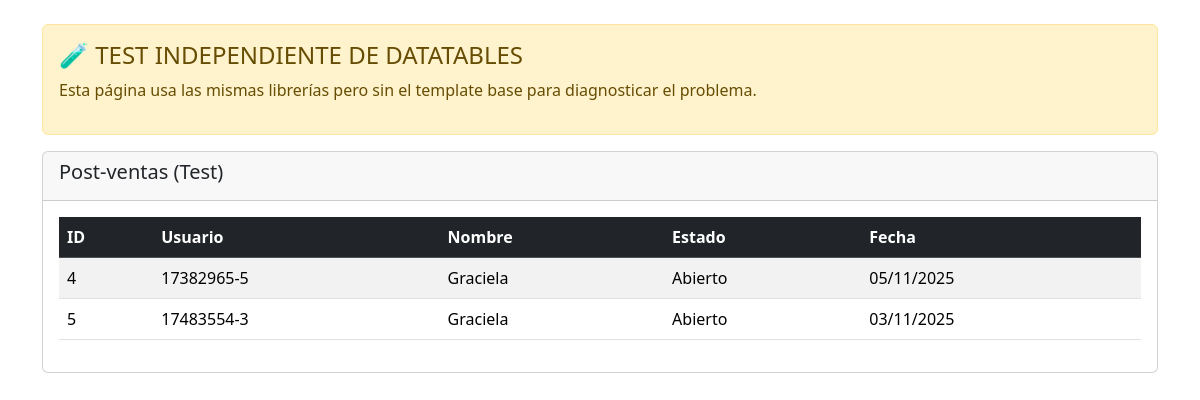
Page /test-datatables-independent/ on the earlier database version.
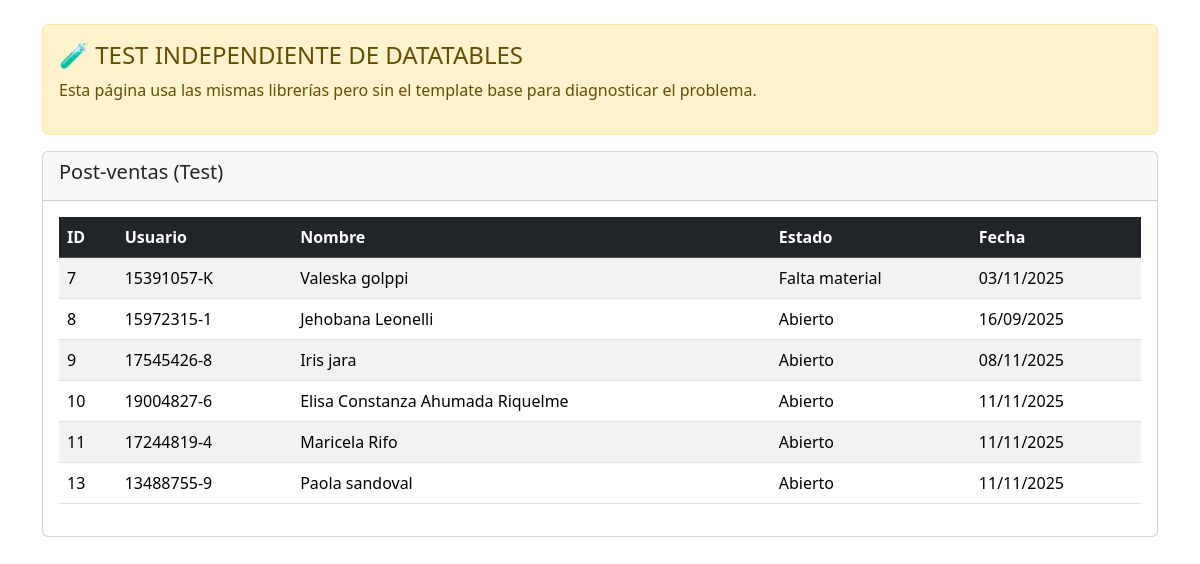
Same page on the later database version.
### postventa/models.py (models this page shows, shortened)
class PostVenta(models.Model):
    TIPO_POSTVENTA_CHOICES = [
        ('calefont', 'Calefont'),
        ('filtracion', 'Filtración de agua'),
        ('iluminaria', 'Iluminaria / Electricidad'),
        ('grietas', 'Grietas en muros o techos'),
        ('pintura', 'Pintura / Terminaciones'),
        ('puertas', 'Puertas o ventanas'),
        ('carpinteria', 'Carpintería / Muebles'),
        ('vidrios', 'Vidrios / Aluminio'),
        ('banio_cocina', 'Baños y cocina'),
    ]
    ESTADO_CHOICES = [
        ('abierto', 'Abierto'),
        ('en_curso', 'En curso'),
        ('falta_material', 'Falta material'),
        ('cerrado', 'Cerrado'),
    ]
    usuario = models.ForeignKey(User, on_delete=models.CASCADE)
    nombre_remitente = models.CharField(max_length=255)
    direccion_vivienda = models.CharField(max_length=255)
    numero_contacto = models.CharField(max_length=15)
    tipo_postventa = models.ManyToManyField('TipoPostVenta')
    estado = models.CharField(max_length=20, choices=ESTADO_CHOICES, default='abierto')
    fecha_envio_correo = models.DateField(default=timezone.now)
    numero_seguimiento = models.CharField(max_length=50, blank=True, null=True)
    observaciones = models.TextField(blank=True, null=True)
    comentarios = models.TextField(blank=True, null=True)
    fecha_cierre = models.DateField(blank=True, null=True)

### postventa/views.py (the view)
# urls.py: path('test-datatables-independent/', test_datatables_independent, name='test_datatables_independent'),
def test_datatables_independent(request):
    from .models import PostVenta
    postventas = PostVenta.objects.all()[:20]  # Solo primeros 20 registros
    return render(request, 'test_datatables_independent.html', {'postventas': postventas})

### postventa/templates/test_datatables_independent.html (shortened to what this page needs)
{% load static %}
<!DOCTYPE html>
<html lang="es">
<head>
    <link href="https://cdn.jsdelivr.net/npm/bootstrap@5.3.2/dist/css/bootstrap.min.css" rel="stylesheet">
    <link rel="stylesheet" href="https://cdn.datatables.net/1.13.6/css/dataTables.bootstrap5.min.css">
</head>
<body>
    <div class="container mt-4">
        <div class="alert alert-warning">
            <h4>🧪 TEST INDEPENDIENTE DE DATATABLES</h4>
            <p>Esta página usa las mismas librerías pero sin el template base para diagnosticar el problema.</p>
        </div>
        <div class="card">
            <div class="card-header">
                <h5>Post-ventas (Test)</h5>
            </div>
            <div class="card-body">
                <table id="testTable" class="table table-striped">
                    <thead class="table-dark">
                        <tr>
                            <th>ID</th>
                            <th>Usuario</th>
                            <th>Nombre</th>
                            <th>Estado</th>
                            <th>Fecha</th>
                        </tr>
                    </thead>
                    <tbody>
                        {% for postventa in postventas %}
                        <tr>
                            <td>{{ postventa.id }}</td>
                            <td>{{ postventa.usuario.username }}</td>
                            <td>{{ postventa.nombre_remitente }}</td>
                            <td>{{ postventa.get_estado_display }}</td>
                            <td>{{ postventa.fecha_envio_correo|date:"d/m/Y" }}</td>
                        </tr>
                        {% empty %}
                        <tr><td colspan="5">No hay datos</td></tr>
                        {% endfor %}
                    </tbody>
                </table>
            </div>
        </div>
    </div>
</body>
</html>

Differences in the rows shown:
removed PostVenta: id "4", usuario.username "17382965-5", nombre_remitente "Graciela", estado "Abierto", fecha_envio_correo "05/11/2025"
removed PostVenta: id "5", usuario.username "17483554-3", nombre_remitente "Graciela", estado "Abierto", fecha_envio_correo "03/11/2025"
added PostVenta: id "7", usuario.username "15391057-K", nombre_remitente "Valeska golppi", estado "Falta material", fecha_envio_correo "03/11/2025"
added PostVenta: id "8", usuario.username "15972315-1", nombre_remitente "Jehobana Leonelli", estado "Abierto", fecha_envio_correo "16/09/2025"
added PostVenta: id "9", usuario.username "17545426-8", nombre_remitente "Iris jara", estado "Abierto", fecha_envio_correo "08/11/2025"
added PostVenta: id "10", usuario.username "19004827-6", nombre_remitente "Elisa Constanza Ahumada Riquelme", estado "Abierto", fecha_envio_correo "11/11/2025"
added PostVenta: id "11", usuario.username "17244819-4", nombre_remitente "Maricela Rifo", estado "Abierto", fecha_envio_correo "11/11/2025"
added PostVenta: id "13", usuario.username "13488755-9", nombre_remitente "Paola sandoval", estado "Abierto", fecha_envio_correo "11/11/2025"
